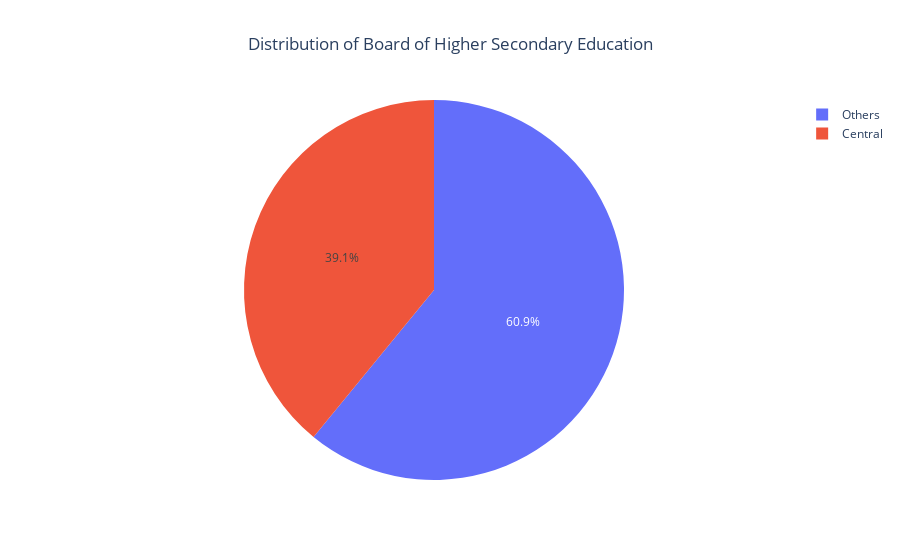

Notebook cell for this chart:
### Code cell
fig = px.pie(df,names='hsc_b', title ='Distribution of Board of Higher Secondary Education')
fig.update_layout(title_x=0.5)
fig.show()

### Figure 1 — Plotly figure (JSON) as saved in the notebook; plotly's stock layout.template omitted (floating-point values rounded to 4 significant figures; data arrays with more than 128 entries replaced by an {"elided": "..."} marker saying what was removed)
{"data": [{"domain": {"x": [0, 1], "y": [0, 1]}, "hovertemplate": "hsc_b=%{label}<extra></extra>", "labels": {"elided": "215 str values"}, "legendgroup": "", "name": "", "showlegend": true, "type": "pie"}], "layout": {"legend": {"tracegroupgap": 0}, "title": {"text": "Distribution of Board of Higher Secondary Education", "x": 0.5}}}
